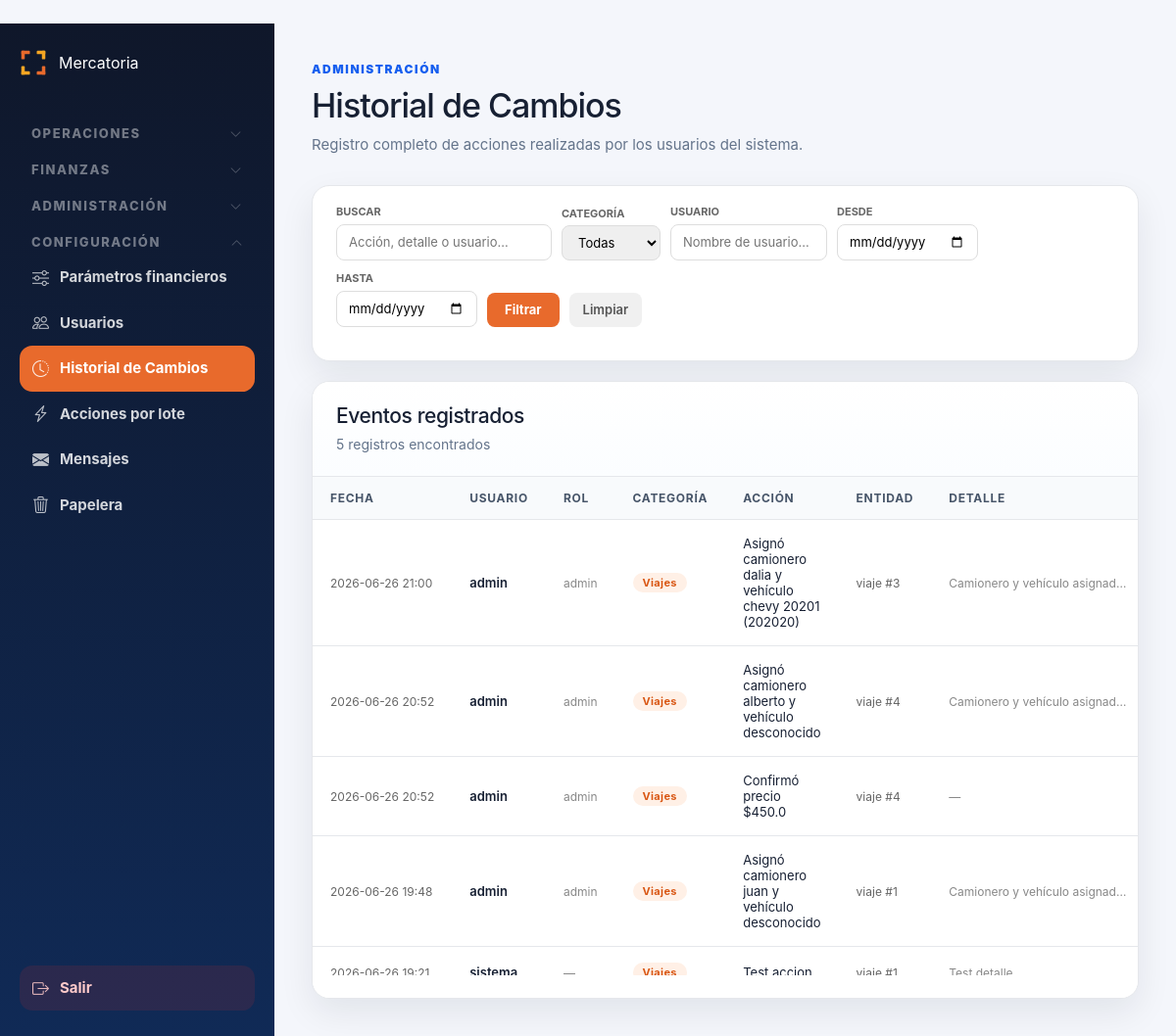
/admin/auditoria (signed in), run on an earlier commit of the app's database.
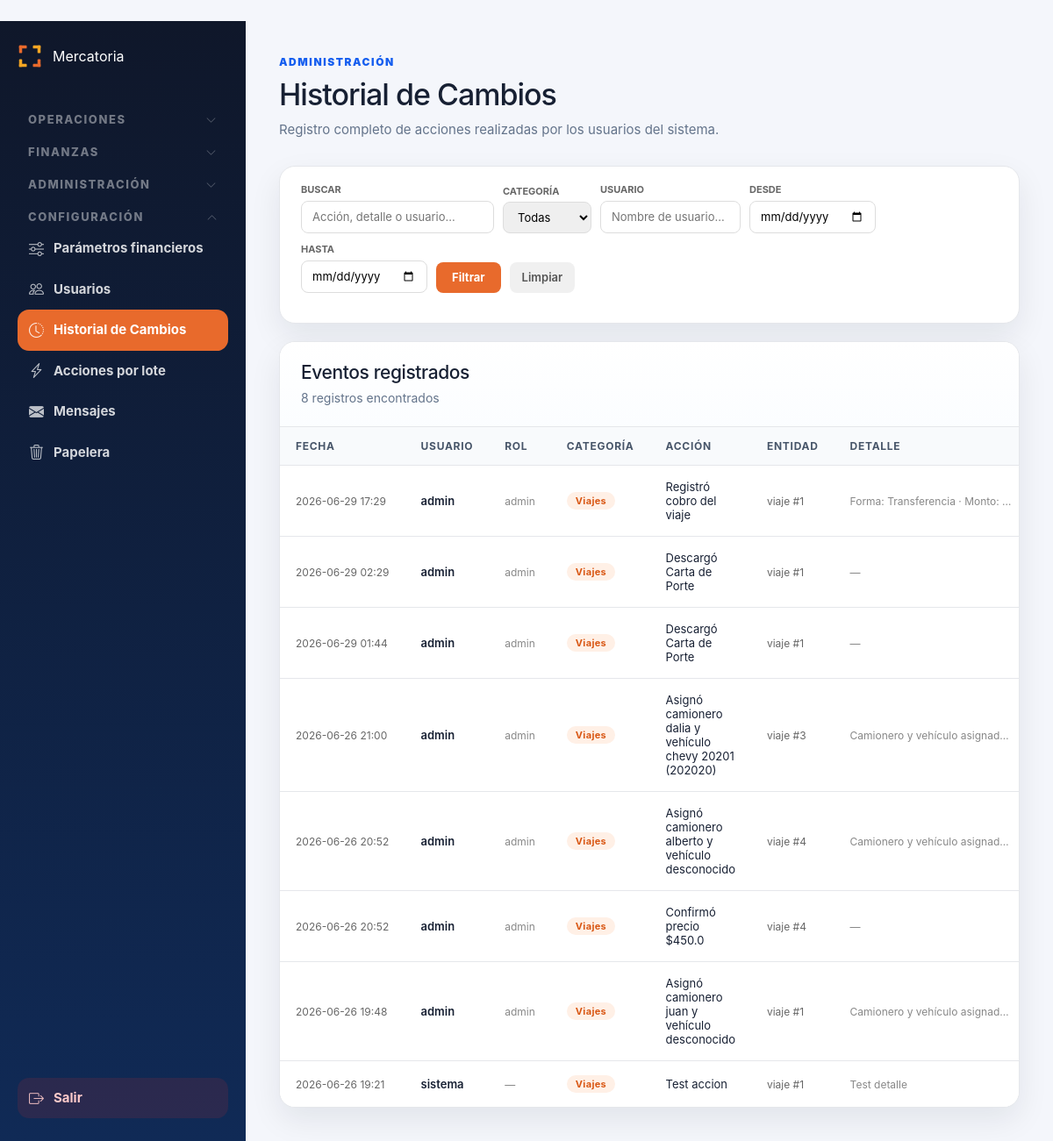
And on a later commit of the database.
### tables this page shows
CREATE TABLE auditoria (
        id INTEGER PRIMARY KEY AUTOINCREMENT,
        fecha TEXT DEFAULT CURRENT_TIMESTAMP,
        usuario TEXT,
        rol TEXT,
        accion TEXT,
        categoria TEXT,
        entidad TEXT,
        entidad_id INTEGER,
        detalle TEXT
    );

### routes/admin.py (the view)
@admin_bp.route("/auditoria", methods=["GET"])
def ver_auditoria():
    if session.get("rol") != "admin":
        return redirect("/admin")
    categoria = request.args.get("categoria", "").strip()
    usuario_f = request.args.get("usuario", "").strip()
    fecha_desde = request.args.get("fecha_desde", "").strip()
    fecha_hasta = request.args.get("fecha_hasta", "").strip()
    buscar = request.args.get("buscar", "").strip()
    pagina = max(1, int(request.args.get("pagina", 1) or 1))
    por_pagina = 50
    condiciones = []
    params = []
    if categoria:
        condiciones.append(f"categoria = {ph()}")
        params.append(categoria)
    if usuario_f:
        condiciones.append(f"usuario LIKE {ph()}")
        params.append(f"%{usuario_f}%")
    if fecha_desde:
        condiciones.append(f"DATE(fecha) >= {ph()}")
        params.append(fecha_desde)
    if fecha_hasta:
        condiciones.append(f"DATE(fecha) <= {ph()}")
        params.append(fecha_hasta)
    if buscar:
        condiciones.append(f"(accion LIKE {ph()} OR detalle LIKE {ph()} OR usuario LIKE {ph()})")
        params.extend([f"%{buscar}%", f"%{buscar}%", f"%{buscar}%"])
    where = ("WHERE " + " AND ".join(condiciones)) if condiciones else ""
    conexion = conectar()
    cursor = conexion.cursor()
    cursor.execute(f"SELECT COUNT(*) as total FROM auditoria {where}", params)
    total = cursor.fetchone()["total"]
    offset = (pagina - 1) * por_pagina
    cursor.execute(
        f"SELECT * FROM auditoria {where} ORDER BY id DESC LIMIT {ph()} OFFSET {ph()}",
        params + [por_pagina, offset]
    )
    registros = cursor.fetchall()
    conexion.close()
    total_paginas = (total + por_pagina - 1) // por_pagina
    return render_template(
        "admin/auditoria.html",
        registros=registros,
        pagina=pagina,
        total_paginas=total_paginas,
        total=total,
        filtros=dict(
            categoria=categoria,
            usuario=usuario_f,
            fecha_desde=fecha_desde,
            fecha_hasta=fecha_hasta,
            buscar=buscar,
        ),
    )

### app.py (called while the page is built)
def fmt_fecha(value, fmt='%Y-%m-%d %H:%M'):
    if not value:
        return '—'
    if hasattr(value, 'strftime'):
        return value.strftime(fmt)
    try:
        from datetime import datetime
        return datetime.strptime(str(value)[:16], '%Y-%m-%d %H:%M').strftime(fmt)
    except Exception:
        return str(value)[:16]

@app.before_request
def _record_start_time():
    g.start_time = time.monotonic()

@app.before_request
def _validate_session_role():
    if "user_id" not in session or "rol" not in session:
        return
    try:
        con = conectar()
        cur = con.cursor()
        cur.execute("SELECT rol, activo FROM usuarios WHERE id = ?", (session["user_id"],))
        row = cur.fetchone()
        con.close()
        if not row or not row["activo"]:
            session.clear()
            return
        if row["rol"] != session["rol"]:
            session["rol"] = row["rol"]
    except Exception:
        pass

### database.py (called while the page is built)
    def execute(self, sql, params=None):
        if self._use_postgres:
            sql = sql.replace("?", "%s")
        if params is not None:
            return self._cursor.execute(sql, params)
        return self._cursor.execute(sql)

### templates/admin/auditoria.html (shortened to what the changed rows need)
﻿{% extends "admin/base_admin.html" %}
{% block contenido %}
<div class="page-header">
    <div>
        <h1>Historial de Cambios</h1>
    </div>
</div>
<section class="panel">
    <div class="panel-header">
        <div>
            <h2>Eventos registrados</h2>
            <p>{{ total }} registro{% if total != 1 %}s{% endif %} encontrado{% if total != 1 %}s{% endif %}</p>
        </div>
    </div>
    <div class="table-wrapper">
        <table class="data-table">
            <thead>
                <tr>
                    <th>Fecha</th>
                    <th>Usuario</th>
                    <th>Rol</th>
                    <th>Categoría</th>
                    <th>Acción</th>
                    <th>Entidad</th>
                    <th>Detalle</th>
                </tr>
            </thead>
            <tbody>
                {% for r in registros %}
                <tr>
                    <td style="white-space:nowrap;font-size:12px;color:#666;">{{ r.fecha | fmt_fecha }}</td>
                    <td style="font-weight:600;font-size:13px;">{{ r.usuario or "—" }}</td>
                    <td style="font-size:12px;color:#888;">{{ r.rol or "—" }}</td>
                    <td>
                        {% if r.categoria == "Viajes" %}
                        <span class="badge-audit badge-audit-viajes">Viajes</span>
                        {% elif r.categoria == "Usuarios" %}
                        <span class="badge-audit badge-audit-usuarios">Usuarios</span>
                        {% elif r.categoria == "Datos" %}
                        <span class="badge-audit badge-audit-datos">Datos</span>
                        {% else %}
                        <span class="badge-audit badge-audit-otros">{{ r.categoria or "—" }}</span>
                        {% endif %}
                    </td>
                    <td style="font-size:13px;">{{ r.accion or "—" }}</td>
                    <td style="font-size:12px;color:#666;">
                        {% if r.entidad and r.entidad_id %}
                            {{ r.entidad }} #{{ r.entidad_id }}
                        {% elif r.entidad %}
                            {{ r.entidad }}
                        {% else %}
                            —
                        {% endif %}
                    </td>
                    <td style="font-size:12px;color:#888;max-width:220px;overflow:hidden;text-overflow:ellipsis;white-space:nowrap;" title="{{ r.detalle or '' }}">
                        {{ r.detalle or "—" }}
                    </td>
                </tr>
                {% else %}
                <tr>
                    <td colspan="7" class="empty-state">No hay eventos registrados con los filtros actuales.</td>
                </tr>
                {% endfor %}
            </tbody>
        </table>
    </div>
</section>
{% endblock %}

What changed in the data, as far as the page shows it:
added auditoria: fecha|fmt_fecha "2026-06-29 17:29", usuario "admin", rol "admin", categoria "Viajes", accion "Registró cobro del viaje", entidad "viaje", entidad_id "1", detalle "Forma: Transferencia · Monto:…"
added auditoria: fecha|fmt_fecha "2026-06-29 02:29", usuario "admin", rol "admin", categoria "Viajes", accion "Descargó Carta de Porte", entidad "viaje", entidad_id "1", detalle "—"
added auditoria: fecha|fmt_fecha "2026-06-29 01:44", usuario "admin", rol "admin", categoria "Viajes", accion "Descargó Carta de Porte", entidad "viaje", entidad_id "1", detalle "—"
Also different on the page:
{{ total }}: "5" → "8"
